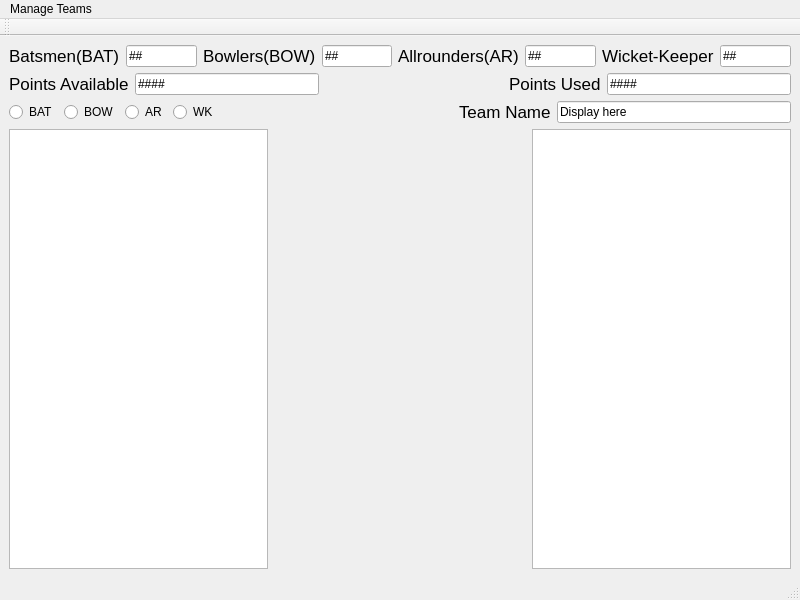
<?xml version="1.0" encoding="UTF-8"?>
<ui version="4.0">
 <class>MainWindow</class>
 <widget class="QMainWindow" name="MainWindow">
  <property name="geometry">
   <rect>
    <x>0</x>
    <y>0</y>
    <width>800</width>
    <height>600</height>
   </rect>
  </property>
  <property name="windowTitle">
   <string>MainWindow</string>
  </property>
  <widget class="QWidget" name="centralwidget">
   <layout class="QVBoxLayout" name="verticalLayout">
    <item>
     <layout class="QHBoxLayout" name="horizontalLayout_2">
      <item>
       <widget class="QLabel" name="label_6">
        <property name="font">
         <font>
          <pointsize>13</pointsize>
         </font>
        </property>
        <property name="text">
         <string>Batsmen(BAT)</string>
        </property>
       </widget>
      </item>
      <item>
       <widget class="QLineEdit" name="t1">
        <property name="text">
         <string>##</string>
        </property>
       </widget>
      </item>
      <item>
       <widget class="QLabel" name="label_5">
        <property name="font">
         <font>
          <pointsize>13</pointsize>
         </font>
        </property>
        <property name="text">
         <string>Bowlers(BOW)</string>
        </property>
       </widget>
      </item>
      <item>
       <widget class="QLineEdit" name="t2">
        <property name="text">
         <string>##</string>
        </property>
       </widget>
      </item>
      <item>
       <widget class="QLabel" name="label_4">
        <property name="font">
         <font>
          <pointsize>13</pointsize>
         </font>
        </property>
        <property name="text">
         <string>Allrounders(AR)</string>
        </property>
       </widget>
      </item>
      <item>
       <widget class="QLineEdit" name="t3">
        <property name="text">
         <string>##</string>
        </property>
       </widget>
      </item>
      <item>
       <widget class="QLabel" name="label_3">
        <property name="font">
         <font>
          <pointsize>13</pointsize>
         </font>
        </property>
        <property name="text">
         <string>Wicket-Keeper</string>
        </property>
       </widget>
      </item>
      <item>
       <widget class="QLineEdit" name="t4">
        <property name="text">
         <string>##</string>
        </property>
       </widget>
      </item>
     </layout>
    </item>
    <item>
     <layout class="QHBoxLayout" name="horizontalLayout_4">
      <item>
       <widget class="QLabel" name="label">
        <property name="font">
         <font>
          <pointsize>13</pointsize>
         </font>
        </property>
        <property name="text">
         <string>Points Available</string>
        </property>
       </widget>
      </item>
      <item>
       <widget class="QLineEdit" name="t5">
        <property name="text">
         <string>####</string>
        </property>
       </widget>
      </item>
      <item>
       <spacer name="horizontalSpacer_2">
        <property name="orientation">
         <enum>Qt::Horizontal</enum>
        </property>
        <property name="sizeHint" stdset="0">
         <size>
          <width>40</width>
          <height>20</height>
         </size>
        </property>
       </spacer>
      </item>
      <item>
       <widget class="QLabel" name="label_2">
        <property name="font">
         <font>
          <pointsize>13</pointsize>
         </font>
        </property>
        <property name="text">
         <string>Points Used</string>
        </property>
       </widget>
      </item>
      <item>
       <widget class="QLineEdit" name="t6">
        <property name="text">
         <string>####</string>
        </property>
       </widget>
      </item>
     </layout>
    </item>
    <item>
     <layout class="QHBoxLayout" name="horizontalLayout_3">
      <item>
       <widget class="QRadioButton" name="rb1">
        <property name="text">
         <string>BAT</string>
        </property>
       </widget>
      </item>
      <item>
       <widget class="QRadioButton" name="rb2">
        <property name="text">
         <string>BOW</string>
        </property>
       </widget>
      </item>
      <item>
       <widget class="QRadioButton" name="rb3">
        <property name="text">
         <string>AR</string>
        </property>
       </widget>
      </item>
      <item>
       <widget class="QRadioButton" name="rb4">
        <property name="text">
         <string>WK</string>
        </property>
       </widget>
      </item>
      <item>
       <spacer name="horizontalSpacer_3">
        <property name="orientation">
         <enum>Qt::Horizontal</enum>
        </property>
        <property name="sizeHint" stdset="0">
         <size>
          <width>40</width>
          <height>20</height>
         </size>
        </property>
       </spacer>
      </item>
      <item>
       <widget class="QLabel" name="label_7">
        <property name="font">
         <font>
          <pointsize>13</pointsize>
         </font>
        </property>
        <property name="text">
         <string>Team Name</string>
        </property>
       </widget>
      </item>
      <item>
       <widget class="QLineEdit" name="t7">
        <property name="text">
         <string>Display here</string>
        </property>
       </widget>
      </item>
     </layout>
    </item>
    <item>
     <layout class="QHBoxLayout" name="horizontalLayout">
      <item>
       <widget class="QListWidget" name="list1"/>
      </item>
      <item>
       <spacer name="horizontalSpacer">
        <property name="orientation">
         <enum>Qt::Horizontal</enum>
        </property>
        <property name="sizeHint" stdset="0">
         <size>
          <width>40</width>
          <height>20</height>
         </size>
        </property>
       </spacer>
      </item>
      <item>
       <widget class="QListWidget" name="list2"/>
      </item>
     </layout>
    </item>
   </layout>
  </widget>
  <widget class="QMenuBar" name="menubar">
   <property name="geometry">
    <rect>
     <x>0</x>
     <y>0</y>
     <width>800</width>
     <height>22</height>
    </rect>
   </property>
   <widget class="QMenu" name="menuManage_Teams">
    <property name="title">
     <string>Manage Teams</string>
    </property>
    <addaction name="actionNew_Team"/>
    <addaction name="actionOpen_Team"/>
    <addaction name="actionSave_Team"/>
    <addaction name="actionEvaluate_Team"/>
   </widget>
   <addaction name="menuManage_Teams"/>
  </widget>
  <widget class="QStatusBar" name="statusbar"/>
  <widget class="QToolBar" name="toolBar">
   <property name="windowTitle">
    <string>toolBar</string>
   </property>
   <attribute name="toolBarArea">
    <enum>TopToolBarArea</enum>
   </attribute>
   <attribute name="toolBarBreak">
    <bool>false</bool>
   </attribute>
  </widget>
  <action name="actionNew_Team">
   <property name="text">
    <string>New Team</string>
   </property>
  </action>
  <action name="actionOpen_Team">
   <property name="text">
    <string>Open Team</string>
   </property>
  </action>
  <action name="actionSave_Team">
   <property name="text">
    <string>Save Team</string>
   </property>
  </action>
  <action name="actionEvaluate_Team">
   <property name="text">
    <string>Evaluate Team</string>
   </property>
  </action>
 </widget>
 <resources/>
 <connections/>
</ui>
